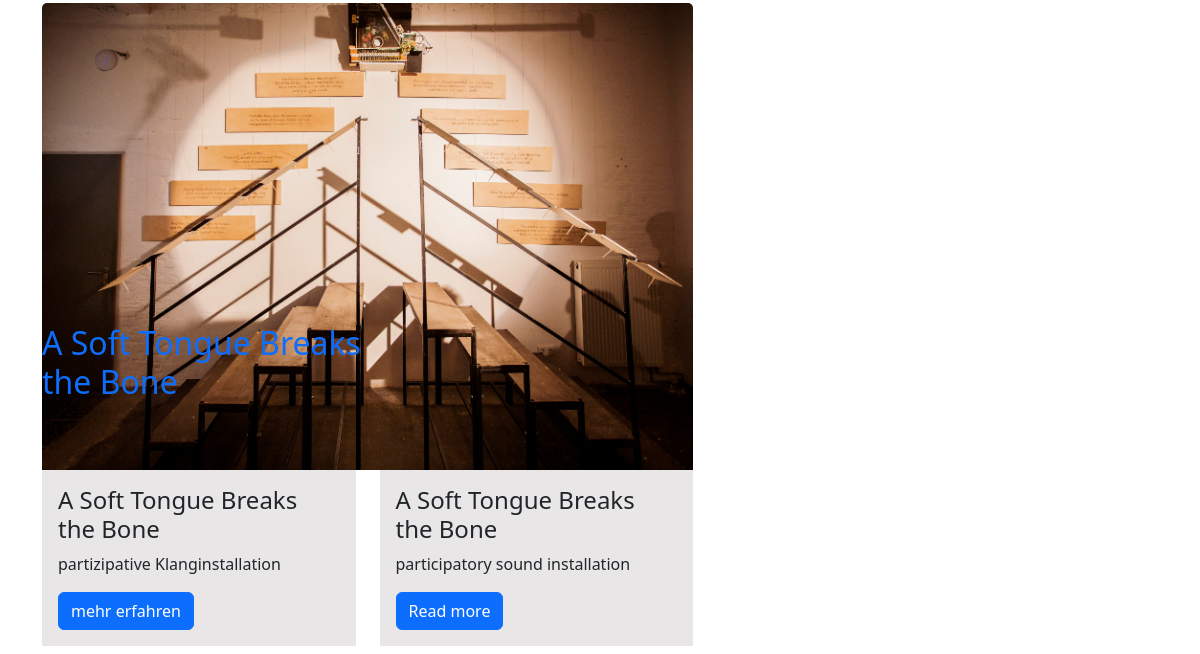
Before: /projects02/ (lower part) with the older database file.
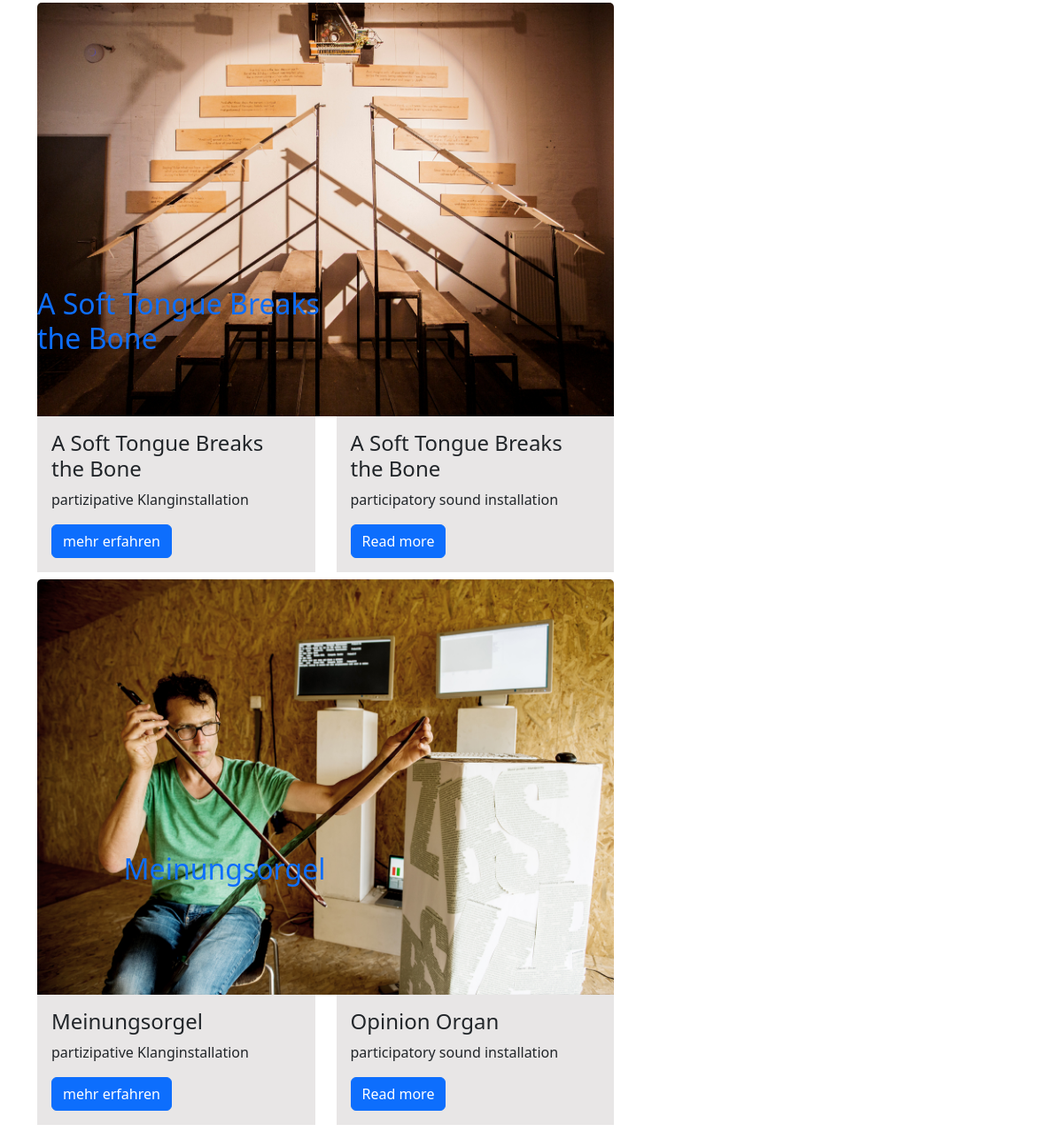
After: the same page with the newer database file.
### projects02/models.py (models this page shows, shortened)
class Project(models.Model):
    FEATURED = (
        ('Y', 'YES'),
        ('N', 'NO')
    )
    title = models.CharField(max_length=250, blank=True)
    titel= models.CharField(max_length=250, blank=True)
    short_description = models.CharField(max_length=250, blank=True)
    kurzbeschreibung = models.CharField(max_length=250, blank=True)
    description = RichTextField(blank=True, null=True)
    beschreibung = RichTextField(blank=True, null=True)
    image = models.FileField(blank=True)
    embed = models.URLField(max_length= 250, blank=True)
    featured = models.CharField(max_length=10, blank=True, choices=FEATURED)

### projects02/views.py (the view)
# urls.py: path('', views.project_view, name='project'),
def project_view(request):
    projects = Project.objects.all()
    return render(request, 'project.html', {'projects': projects})

### projects02/templates/project.html (shortened to what this page needs)
<!DOCTYPE html>
<html lang="en">
<head>
</head>
<body>
{% extends 'base.html' %}
{% block page_content %}
{% load static %}
<link rel='stylesheet' href="{% static 'projects02/custom.css' %}" type='text/css' />
{% for project in projects %}
<div class="container"
        <div class="row">
              <div class="col-md-7 mb-3 mb-sm-2">
                  <div class="card">
                    <div class="view overlay">
                        <a href="{% url 'projects02:detail' project.id %}" >
                                <img class="card-img-top" src="{{project.image.url}}" alt="">
                                <div class="title">
                                    <h2>{{project.titel}}</h2>
                                </div>
                            </div>
                        <div class="row">
                              <div class="col">
                                <div class="card">
                                     <div class="card-body">
                                        <h4 class="card-title">{{project.titel}}</h4
                                        <p class="card-text">{{project.kurzbeschreibung}}</p>
                                        <a href="{% url 'projects02:detail' project.id %}" class="btn btn-primary btn-md">mehr erfahren</a>
                                     </div>
                                </div>
                              </div>
                            <div class="col">
                                <div class="card">
                                    <div class="card-body">
                                        <h4 class="card-title">{{project.title}}</h4
                                        <p class="card-text">{{project.short_description}}</p>
                                        <a href="{% url 'projects02:detail' project.id %}" class="btn btn-primary btn-md">Read more</a>
                                    </div>
                                </div>
                            </div>
                        </div>
                    </div>
                  </div>
                </div>
        {% endfor %}
{% endblock %}

Changed rows visible on the page:
added Project: image (picture), titel "Meinungsorgel", kurzbeschreibung "partizipative Klanginstallation", title "Opinion Organ", short_description "participatory sound installation"
